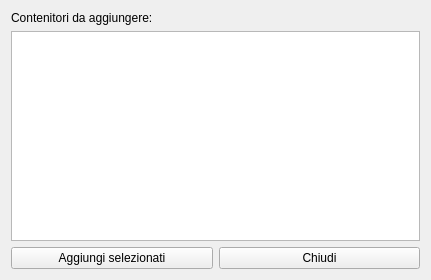
<?xml version="1.0" encoding="UTF-8"?>
<ui version="4.0">
 <class>FtAddContainer</class>
 <widget class="QWidget" name="FtAddContainer">
  <property name="windowModality">
   <enum>Qt::ApplicationModal</enum>
  </property>
  <property name="geometry">
   <rect>
    <x>0</x>
    <y>0</y>
    <width>431</width>
    <height>280</height>
   </rect>
  </property>
  <property name="windowTitle">
   <string>Form</string>
  </property>
  <layout class="QVBoxLayout" name="verticalLayout_2">
   <item>
    <layout class="QVBoxLayout" name="verticalLayout">
     <item>
      <widget class="QLabel" name="label">
       <property name="text">
        <string>Contenitori da aggiungere:</string>
       </property>
      </widget>
     </item>
     <item>
      <widget class="QTableView" name="tvContainers">
       <property name="maximumSize">
        <size>
         <width>16777215</width>
         <height>16777215</height>
        </size>
       </property>
       <property name="editTriggers">
        <set>QAbstractItemView::NoEditTriggers</set>
       </property>
       <property name="selectionBehavior">
        <enum>QAbstractItemView::SelectRows</enum>
       </property>
       <attribute name="horizontalHeaderStretchLastSection">
        <bool>true</bool>
       </attribute>
      </widget>
     </item>
    </layout>
   </item>
   <item>
    <layout class="QHBoxLayout" name="horizontalLayout_2">
     <item>
      <widget class="QPushButton" name="pushButton">
       <property name="text">
        <string>Aggiungi selezionati</string>
       </property>
       <property name="icon">
        <iconset resource="resources.qrc">
         <normaloff>:/resources/icons/8704069_premium_plus_icon.png</normaloff>:/resources/icons/8704069_premium_plus_icon.png</iconset>
       </property>
       <property name="iconSize">
        <size>
         <width>32</width>
         <height>32</height>
        </size>
       </property>
      </widget>
     </item>
     <item>
      <widget class="QPushButton" name="pbClose">
       <property name="text">
        <string>Chiudi</string>
       </property>
       <property name="icon">
        <iconset resource="resources.qrc">
         <normaloff>:/resources/icons/8712836_fire_iso_premium_icon.png</normaloff>:/resources/icons/8712836_fire_iso_premium_icon.png</iconset>
       </property>
       <property name="iconSize">
        <size>
         <width>32</width>
         <height>32</height>
        </size>
       </property>
      </widget>
     </item>
    </layout>
   </item>
  </layout>
 </widget>
 <resources>
  <include location="resources.qrc"/>
 </resources>
 <connections/>
</ui>
